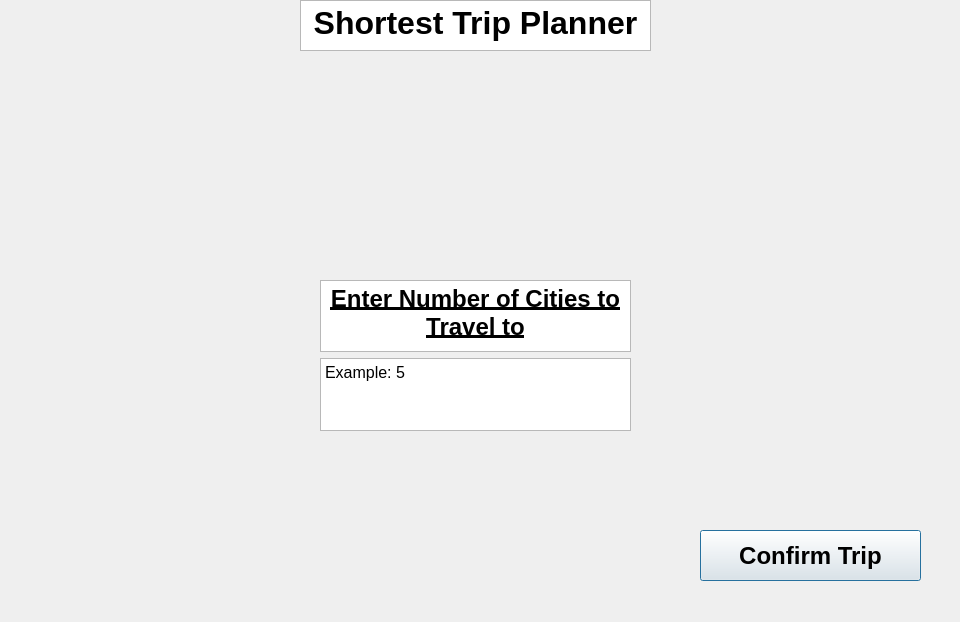
<?xml version="1.0" encoding="UTF-8"?>
<ui version="4.0">
 <class>ShortestTripWindow</class>
 <widget class="QDialog" name="ShortestTripWindow">
  <property name="geometry">
   <rect>
    <x>0</x>
    <y>0</y>
    <width>960</width>
    <height>622</height>
   </rect>
  </property>
  <property name="windowTitle">
   <string>Dialog</string>
  </property>
  <widget class="QLabel" name="label_pic">
   <property name="geometry">
    <rect>
     <x>0</x>
     <y>0</y>
     <width>960</width>
     <height>622</height>
    </rect>
   </property>
   <property name="text">
    <string/>
   </property>
  </widget>
  <widget class="QTextBrowser" name="textBrowser">
   <property name="geometry">
    <rect>
     <x>300</x>
     <y>0</y>
     <width>351</width>
     <height>51</height>
    </rect>
   </property>
   <property name="html">
    <string>&lt;!DOCTYPE HTML PUBLIC &quot;-//W3C//DTD HTML 4.0//EN&quot; &quot;http://www.w3.org/TR/REC-html40/strict.dtd&quot;&gt;
&lt;html&gt;&lt;head&gt;&lt;meta name=&quot;qrichtext&quot; content=&quot;1&quot; /&gt;&lt;style type=&quot;text/css&quot;&gt;
p, li { white-space: pre-wrap; }
&lt;/style&gt;&lt;/head&gt;&lt;body style=&quot; font-family:'MS Shell Dlg 2'; font-size:8.25pt; font-weight:400; font-style:normal;&quot;&gt;
&lt;p align=&quot;center&quot; style=&quot; margin-top:0px; margin-bottom:0px; margin-left:0px; margin-right:0px; -qt-block-indent:0; text-indent:0px;&quot;&gt;&lt;span style=&quot; font-family:'MS Shell Dlg 2'; font-size:24pt; font-weight:600;&quot;&gt;Shortest Trip Planner&lt;/span&gt;&lt;/p&gt;&lt;/body&gt;&lt;/html&gt;</string>
   </property>
  </widget>
  <widget class="QPushButton" name="confirmTrip">
   <property name="geometry">
    <rect>
     <x>700</x>
     <y>530</y>
     <width>221</width>
     <height>51</height>
    </rect>
   </property>
   <property name="font">
    <font>
     <pointsize>18</pointsize>
     <weight>75</weight>
     <bold>true</bold>
    </font>
   </property>
   <property name="text">
    <string>Confirm Trip</string>
   </property>
  </widget>
  <widget class="QWidget" name="verticalLayoutWidget">
   <property name="geometry">
    <rect>
     <x>320</x>
     <y>280</y>
     <width>311</width>
     <height>151</height>
    </rect>
   </property>
   <layout class="QVBoxLayout" name="numOfCitiesEnter">
    <item>
     <widget class="QTextBrowser" name="numOfCities">
      <property name="html">
       <string>&lt;!DOCTYPE HTML PUBLIC &quot;-//W3C//DTD HTML 4.0//EN&quot; &quot;http://www.w3.org/TR/REC-html40/strict.dtd&quot;&gt;
&lt;html&gt;&lt;head&gt;&lt;meta name=&quot;qrichtext&quot; content=&quot;1&quot; /&gt;&lt;style type=&quot;text/css&quot;&gt;
p, li { white-space: pre-wrap; }
&lt;/style&gt;&lt;/head&gt;&lt;body style=&quot; font-family:'MS Shell Dlg 2'; font-size:8.25pt; font-weight:400; font-style:normal;&quot;&gt;
&lt;p align=&quot;center&quot; style=&quot; margin-top:0px; margin-bottom:0px; margin-left:0px; margin-right:0px; -qt-block-indent:0; text-indent:0px;&quot;&gt;&lt;span style=&quot; font-family:'MS Shell Dlg 2'; font-size:18pt; font-weight:600; text-decoration: underline;&quot;&gt;Enter Number of Cities to Travel to&lt;/span&gt;&lt;/p&gt;&lt;/body&gt;&lt;/html&gt;</string>
      </property>
     </widget>
    </item>
    <item>
     <widget class="QTextEdit" name="numberEnter">
      <property name="html">
       <string>&lt;!DOCTYPE HTML PUBLIC &quot;-//W3C//DTD HTML 4.0//EN&quot; &quot;http://www.w3.org/TR/REC-html40/strict.dtd&quot;&gt;
&lt;html&gt;&lt;head&gt;&lt;meta name=&quot;qrichtext&quot; content=&quot;1&quot; /&gt;&lt;style type=&quot;text/css&quot;&gt;
p, li { white-space: pre-wrap; }
&lt;/style&gt;&lt;/head&gt;&lt;body style=&quot; font-family:'MS Shell Dlg 2'; font-size:8.25pt; font-weight:400; font-style:normal;&quot;&gt;
&lt;p style=&quot; margin-top:0px; margin-bottom:0px; margin-left:0px; margin-right:0px; -qt-block-indent:0; text-indent:0px;&quot;&gt;&lt;span style=&quot; font-family:'MS Shell Dlg 2'; font-size:12pt;&quot;&gt;Example: 5&lt;/span&gt;&lt;/p&gt;&lt;/body&gt;&lt;/html&gt;</string>
      </property>
     </widget>
    </item>
   </layout>
  </widget>
 </widget>
 <resources/>
 <connections/>
</ui>
